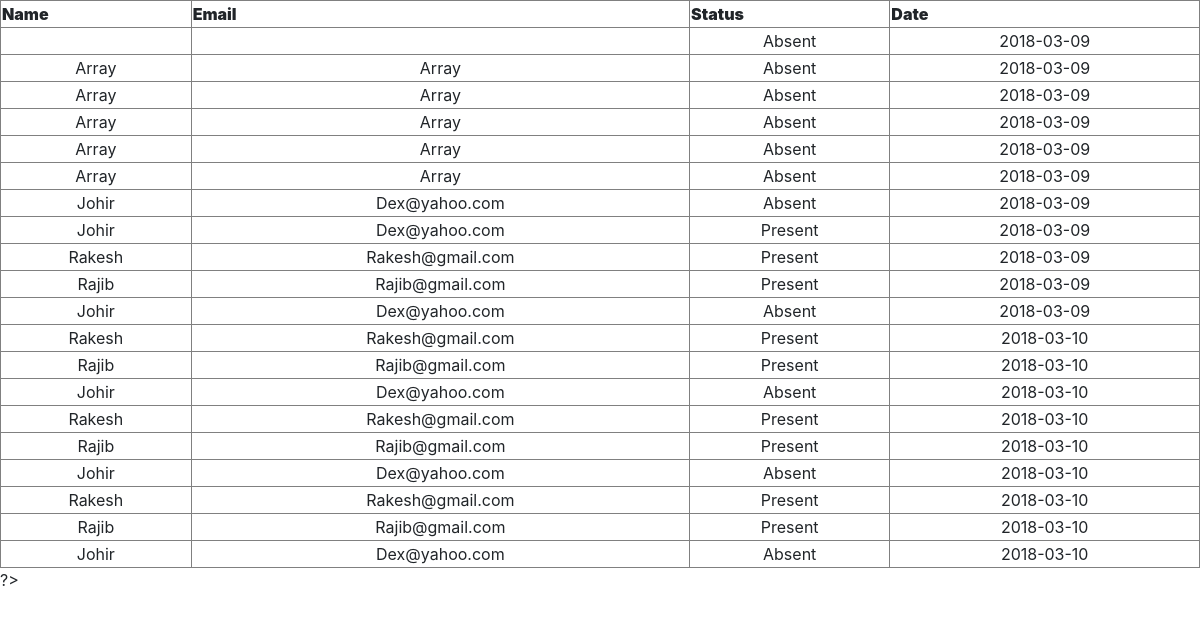
The page /view.php on the database its author committed.
### tables this page shows
CREATE TABLE IF NOT EXISTS `attendance` (
  `id` int(11) NOT NULL AUTO_INCREMENT,
  `name` varchar(256) NOT NULL,
  `email` varchar(256) NOT NULL,
  `status` varchar(200) NOT NULL,
  `dates` date NOT NULL,
  PRIMARY KEY (`id`)
);

### view.php (the view, shortened to what this page needs)
<?php
include("header.php");
include("dbc.php");
?>
<center>
<table width="100%" border="1" style="border-collapse:collapse;">
<thead>
<tr>
  <th><strong>Name</strong></th>
  <th><strong>Email</strong></th>
  <th><strong>Status</strong></th>
  <th><strong>Date</strong></th>
</tr>
</thead>
<tbody>
  <?php
  $sel_query = "Select * from attendance";
    $result = mysqli_query($conn,$sel_query);
while($row = mysqli_fetch_assoc($result)) { ?>
<tr>
  <td align="center"><?php echo $row["name"]; ?></td>
  <td align="center"><?php echo $row["email"]; ?></td>
  <td align="center"><?php echo $row["status"]; ?></td>
  <td align="center"><?php echo $row["dates"]; ?></td>
</tr>
<?php }?>
</tbody>
</table>
</center>
?>
<?php
include("footer.php");
?>

### header.php (shortened to what this page needs)
<!doctype html>
<html lang="en">
  <head>
    <link rel="stylesheet" href="https://maxcdn.bootstrapcdn.com/bootstrap/4.0.0/css/bootstrap.min.css">
  </head>
  <body>

### footer.php (shortened to what this page needs)
  </body>
</html>

### rows shown on the page
attendance: status "Absent", dates "2018-03-09"
attendance: name "Array", email "Array", status "Absent", dates "2018-03-09"
attendance: name "Array", email "Array", status "Absent", dates "2018-03-09"
attendance: name "Array", email "Array", status "Absent", dates "2018-03-09"
attendance: name "Array", email "Array", status "Absent", dates "2018-03-09"
attendance: name "Array", email "Array", status "Absent", dates "2018-03-09"
attendance: name "Johir", email "Dex@yahoo.com", status "Absent", dates "2018-03-09"
attendance: name "Johir", email "Dex@yahoo.com", status "Present", dates "2018-03-09"
attendance: name "Rakesh", email "Rakesh@gmail.com", status "Present", dates "2018-03-09"
attendance: name "Rajib", email "Rajib@gmail.com", status "Present", dates "2018-03-09"
attendance: name "Johir", email "Dex@yahoo.com", status "Absent", dates "2018-03-09"
attendance: name "Rakesh", email "Rakesh@gmail.com", status "Present", dates "2018-03-10"
attendance: name "Rajib", email "Rajib@gmail.com", status "Present", dates "2018-03-10"
attendance: name "Johir", email "Dex@yahoo.com", status "Absent", dates "2018-03-10"
attendance: name "Rakesh", email "Rakesh@gmail.com", status "Present", dates "2018-03-10"
attendance: name "Rajib", email "Rajib@gmail.com", status "Present", dates "2018-03-10"
attendance: name "Johir", email "Dex@yahoo.com", status "Absent", dates "2018-03-10"
attendance: name "Rakesh", email "Rakesh@gmail.com", status "Present", dates "2018-03-10"
attendance: name "Rajib", email "Rajib@gmail.com", status "Present", dates "2018-03-10"
attendance: name "Johir", email "Dex@yahoo.com", status "Absent", dates "2018-03-10"
